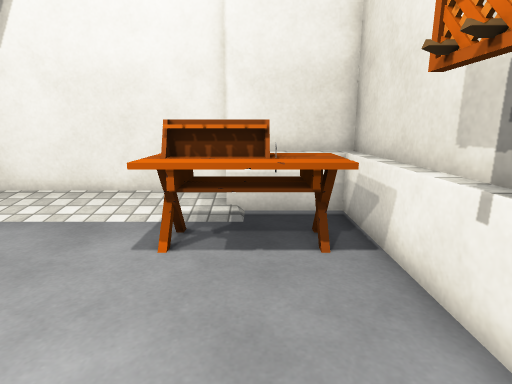
view 1 (above)

12 first-person views from a walk through a 3-D level made in the Unity game engine. The camera is 1.2 m above the floor, tilts 12° down and sees 80° across. The floor is counted in squares, 0.5 m on a side. Each view is taken from the middle of a square. On the plan, view 1 faces up. The plan holds only what a view shows up to about 19 squares ahead; the rest is blank. The player character is not drawn. Some surface patterns are stand-ins.

view 2
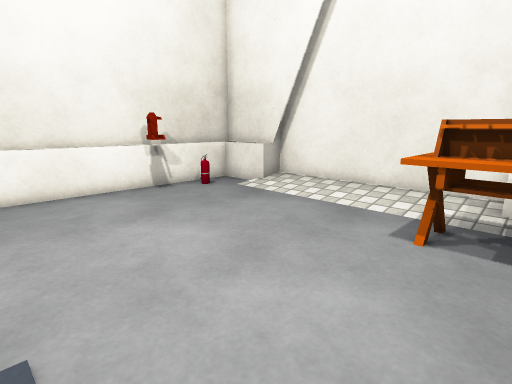

view 3
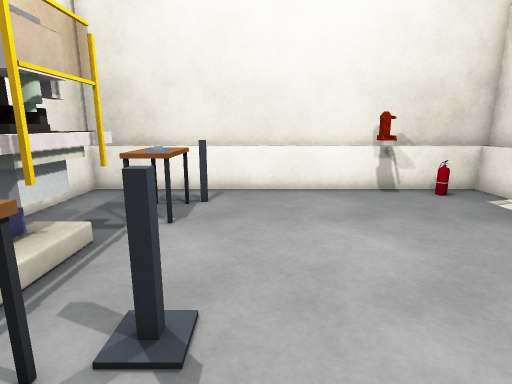

view 4
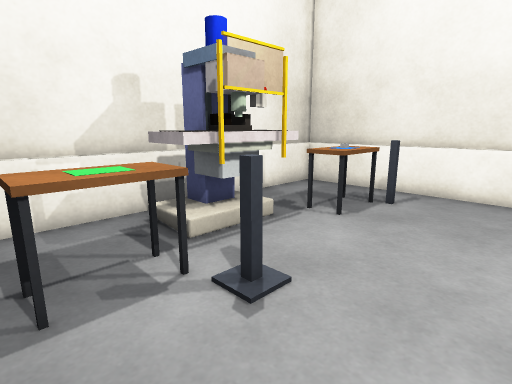

view 5
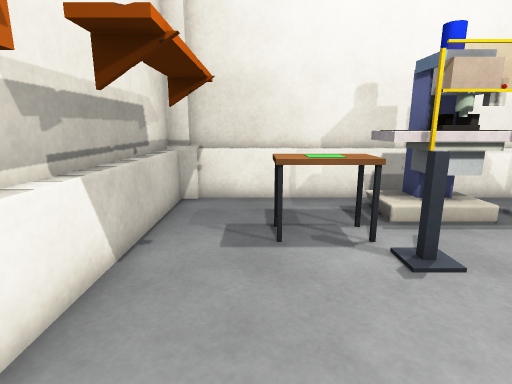

view 6
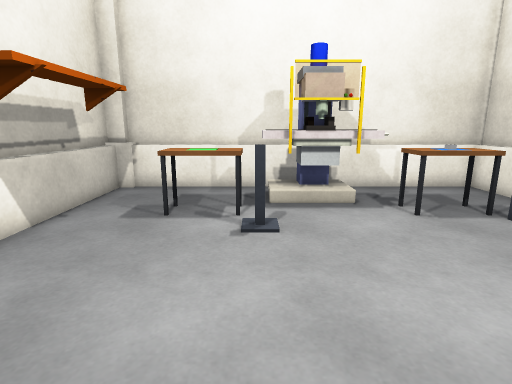

view 7
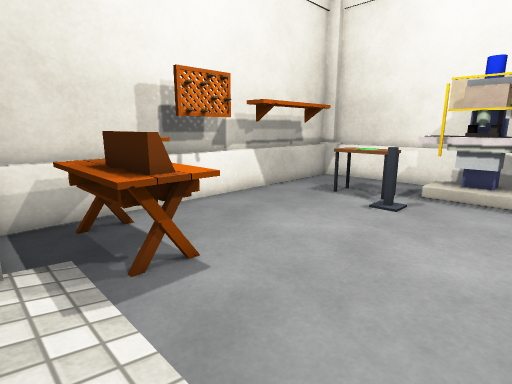

view 8
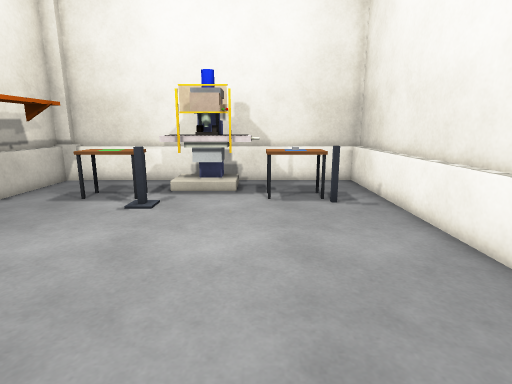

view 9
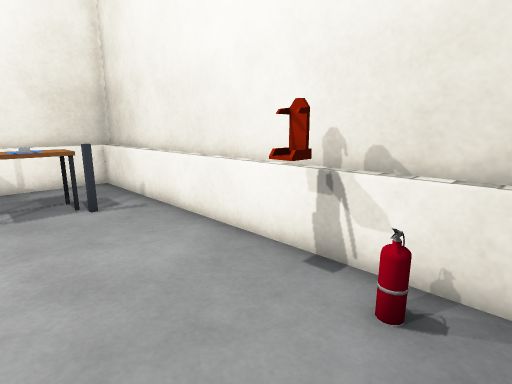

view 10
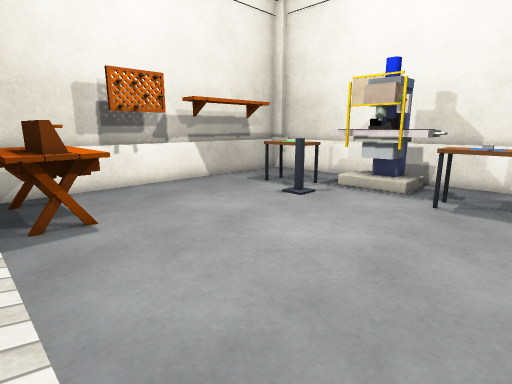

view 11
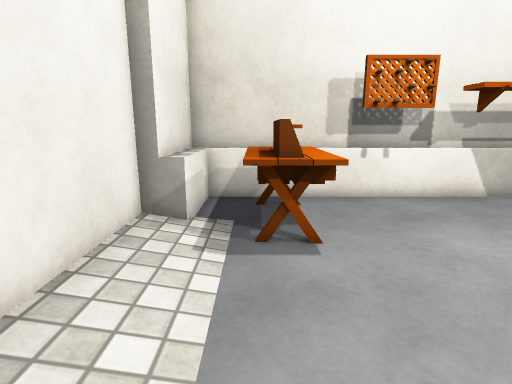

view 12
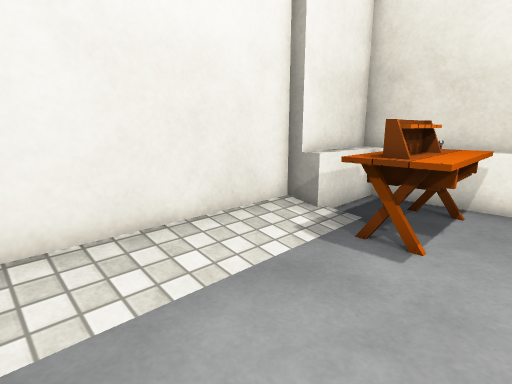

### Floor plan
Key: @ floor where view 1 was taken; # wall or solid block; x gap in a wall; . floor; = window, fence, low wall or low ledge; ^ raised ledge; O other object.
Columns run from 13 left of view 1 to 3 right of it. Each row starts with its distance up from view 1.
 10     #########
  9  #^^# ......=^^#
  8  O.............#
  7  OO........OOOO#
  6  O.........OOOO#
  5  O#........OOOO##
  4  O#............##
  3  O.............##
  2  O.............##
  1  O.............##
  0  O...........@.##
 -1  O........=.... #
 -2  O.#OOO...OOOO. #
 -3  O.OOOOxOxOOOO.#
 -4  O....^^#^^....#
 -5  O.....###.....#
 -6  #=====#########
 -7 ########

Where each view was taken, in squares from view 1:
view 1: 0 up, 0 right, facing up
view 2: 1 down, 0 right, facing up-left
view 3: 0 up, 0 right, facing left
view 4: 2 up, 0 right, facing down-left
view 5: 4 up, 0 right, facing down
view 6: 6 up, 3 left, facing down
view 7: 9 up, 7 left, facing down-right
view 8: 9 up, 7 left, facing down
view 9: 8 up, 7 left, facing down-left
view 10: 8 up, 10 left, facing down-right
view 11: 7 up, 8 left, facing right
view 12: 4 up, 8 left, facing up-right
